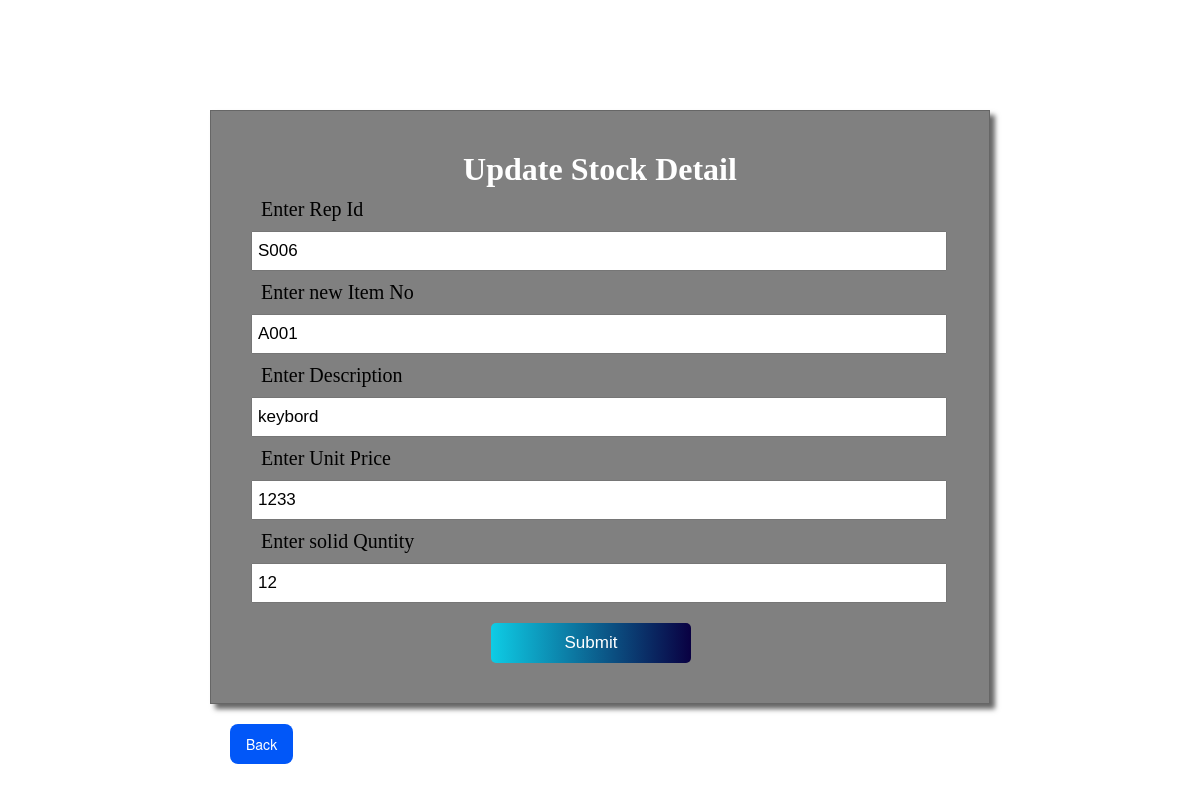
/stockupdate.php?updateid=A001, run on the app's committed database.
### tables this page shows
CREATE TABLE `stock` (
  `itemno` varchar(10) NOT NULL,
  `description` varchar(10) NOT NULL,
  `unitprice` varchar(10) NOT NULL,
  `soldquantity` varchar(10) NOT NULL,
  `repid` varchar(10) NOT NULL
);

### stockupdate.php (the view, shortened to what this page needs)
<?php
include_once('connection.php');
?>
<!DOCTYPE html>
<html lang="en">
<head>
</head>
<body>
    <div class="container">
    <form action="stockupdateback.php" method="POST" onsubmit="return validateform()" name="myform">
    <h1> Update Stock Detail</h1>
    <?php
        if(isset($_GET['updateid'])){
            $itemno=$_GET['updateid'];
            $query="SELECT * FROM stock WHERE itemno='$itemno'";
            $result=mysqli_query($conn,$query);
            while($row=mysqli_fetch_assoc($result)){
        ?>
        <label for="">Enter Rep Id</label><br>
        <input type="text" placeholder="Enter rep Id" name="repid" id="repid" value="<?php echo $row['repid']; ?>"><br>
        <label for="">Enter new Item No</label><br>
        <input type="text" placeholder="Enter Item No" name="itemno" id="itemno" value="<?php echo $row['itemno'];?>"><br>
        <label for="">Enter Description</label><br>
        <input type="text" placeholder="Enter Description" name="description" id="description" value="<?php echo $row['description'];?>"><br>
        <label for="">Enter Unit Price</label><br>
        <input type="text" placeholder="Enter Unit Price" name="unitprice" id="unitprice" value="<?php echo $row['unitprice'];?>"><br>
        <label for="">Enter solid Quntity</label><br>
        <input type="text" placeholder="Enter solid Quntity" name="qty" id="qty" value="<?php echo $row['soldquantity']; ?>"><br>
        <input type="submit" value="Submit" name="updatestock" class="btn"><br>
        <?php
            }
        }
        ?>
    </form>
    <a href="stock.php"><button style=" margin-left:20px; margin-top:20px;">Back</button></a>
    </div>
</body>
</html>

### stockupdate.php (style rules this page uses)
* { box-sizing: border-box; padding: 0; margin: 0; }
.container { justify-content: center; width: 800px; margin: auto; margin-top: 100px; padding: 10px; }
h1 { margin: auto; text-align: center; padding: 10px; color: white; }
.container form { border: 1px solid #666; box-shadow: 5px 5px 5px #666; align-items: center; padding: 30px; background-color: gray; }
.container form label { margin-left: 20px; font-size: 20px; margin-top: 40px; }
.container form input { width: 97%; margin: 10px; height: 40px; padding: 5px; font-size: 17px; }
.container form .btn { width: 200px; margin-left: 250px; background: linear-gradient(to right, #0ecce5 0%, #090042 100%); border: none; border: none; color: white; border-radius: 5px; transition-duration: .3s; }
button { background-color: #0157f8; border-radius: 8px; border-style: none; box-sizing: border-box; color: #FFFFFF; cursor: pointer; display: inline-block; font-family: "Haas Grot Text R Web", "Helvetica Neue", Helvetica, Arial, sans-serif; font-size: 14px; font-weight: 500; height: 40px; line-height: 20px; list-style: none; margin: 0; outline: none; padding: 10px 16px; position: relative; text-align: center; text-decoration: none; transition: color 100ms; vertical-align: baseline; user-select: none; -webkit-user-select: none; touch-action: manipulation; }
a { color: while; }

### data on the page
stock: repid "S006", itemno "A001", description "keybord", unitprice "1233", qty "12"
